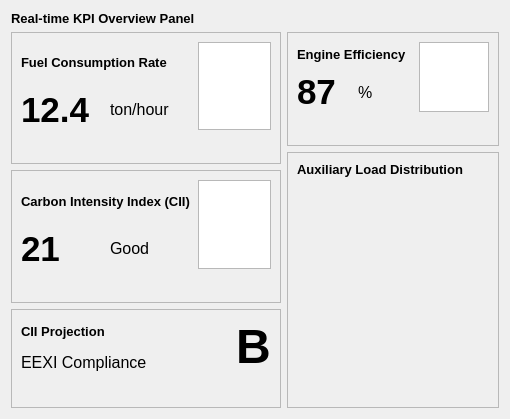
<?xml version="1.0" encoding="UTF-8"?>
<ui version="4.0">
 <class>KPIOverviewFrame</class>
 <widget class="QFrame" name="KPIOverviewFrame">
  <property name="geometry">
   <rect>
    <x>0</x>
    <y>0</y>
    <width>510</width>
    <height>419</height>
   </rect>
  </property>
  <property name="windowTitle">
   <string>Frame</string>
  </property>
  <layout class="QVBoxLayout" name="verticalLayout_5">
   <item>
    <widget class="QLabel" name="labelTitle">
     <property name="font">
      <font>
       <pointsize>10</pointsize>
       <bold>true</bold>
      </font>
     </property>
     <property name="text">
      <string>Real-time KPI Overview Panel</string>
     </property>
    </widget>
   </item>
   <item>
    <layout class="QHBoxLayout" name="horizontalLayout_2">
     <item>
      <layout class="QVBoxLayout" name="verticalLayout_2">
       <item>
        <widget class="QFrame" name="frame">
         <property name="frameShape">
          <enum>QFrame::Shape::StyledPanel</enum>
         </property>
         <property name="frameShadow">
          <enum>QFrame::Shadow::Raised</enum>
         </property>
         <layout class="QVBoxLayout" name="verticalLayout_11">
          <item>
           <layout class="QHBoxLayout" name="horizontalLayout_5" stretch="7,3">
            <item>
             <layout class="QVBoxLayout" name="verticalLayout">
              <item>
               <widget class="QLabel" name="label">
                <property name="font">
                 <font>
                  <pointsize>10</pointsize>
                  <bold>true</bold>
                 </font>
                </property>
                <property name="text">
                 <string>Fuel Consumption Rate</string>
                </property>
               </widget>
              </item>
              <item>
               <layout class="QHBoxLayout" name="horizontalLayout">
                <item>
                 <widget class="QLabel" name="fuelConsumption">
                  <property name="font">
                   <font>
                    <pointsize>26</pointsize>
                    <bold>true</bold>
                   </font>
                  </property>
                  <property name="text">
                   <string>12.4</string>
                  </property>
                 </widget>
                </item>
                <item>
                 <widget class="QLabel" name="label_3">
                  <property name="font">
                   <font>
                    <pointsize>12</pointsize>
                   </font>
                  </property>
                  <property name="text">
                   <string>ton/hour</string>
                  </property>
                 </widget>
                </item>
               </layout>
              </item>
             </layout>
            </item>
            <item>
             <widget class="QGraphicsView" name="graphicsViewFuel"/>
            </item>
           </layout>
          </item>
          <item>
           <layout class="QVBoxLayout" name="verticalLayout_10">
            <item>
             <widget class="QSlider" name="horizontalSlider">
              <property name="styleSheet">
               <string notr="true">
QSlider:horizontal {
    height: 18px;
    background: transparent;
}

QSlider::groove:horizontal {
    height: 18px;
    border-radius: 9px;
    border: none;
}

QSlider::sub-page:horizontal {
    background: qlineargradient(x1:0, y1:0, x2:1, y2:0,
                               stop:0 #4CAF50, stop:1 #45a049);
    border-radius: 9px;
    height: 18px;
    border: none;
}

QSlider::add-page:horizontal {
    border-radius: 9px;
    height: 18px;
    border: none;
}

QSlider::handle:horizontal {
    width: 0px;
    height: 0px;
    background: transparent;
    border: none;
    margin: 0px 0px;
}

QSlider:horizontal[value=&quot;0&quot;]::sub-page {
    background: transparent;
    border: none;
}

QSlider:horizontal[value=&quot;0&quot;]::add-page {
    border-radius: 9px;
    border: none;
}</string>
              </property>
              <property name="value">
               <number>99</number>
              </property>
              <property name="orientation">
               <enum>Qt::Orientation::Horizontal</enum>
              </property>
             </widget>
            </item>
           </layout>
          </item>
         </layout>
        </widget>
       </item>
       <item>
        <widget class="QFrame" name="frame_11">
         <property name="frameShape">
          <enum>QFrame::Shape::StyledPanel</enum>
         </property>
         <property name="frameShadow">
          <enum>QFrame::Shadow::Raised</enum>
         </property>
         <layout class="QVBoxLayout" name="verticalLayout_15">
          <item>
           <layout class="QVBoxLayout" name="verticalLayout_16">
            <item>
             <layout class="QHBoxLayout" name="horizontalLayout_10" stretch="7,3">
              <item>
               <layout class="QVBoxLayout" name="verticalLayout_17">
                <item>
                 <widget class="QLabel" name="label_22">
                  <property name="font">
                   <font>
                    <pointsize>10</pointsize>
                    <bold>true</bold>
                   </font>
                  </property>
                  <property name="text">
                   <string>Carbon Intensity Index (CII)</string>
                  </property>
                 </widget>
                </item>
                <item>
                 <layout class="QHBoxLayout" name="horizontalLayout_11">
                  <item>
                   <widget class="QLabel" name="cii">
                    <property name="font">
                     <font>
                      <pointsize>26</pointsize>
                      <bold>true</bold>
                     </font>
                    </property>
                    <property name="text">
                     <string>21</string>
                    </property>
                   </widget>
                  </item>
                  <item>
                   <widget class="QLabel" name="label_24">
                    <property name="font">
                     <font>
                      <pointsize>12</pointsize>
                     </font>
                    </property>
                    <property name="text">
                     <string>Good</string>
                    </property>
                   </widget>
                  </item>
                 </layout>
                </item>
               </layout>
              </item>
              <item>
               <widget class="QGraphicsView" name="graphicsViewCII"/>
              </item>
             </layout>
            </item>
            <item>
             <widget class="QSlider" name="horizontalSlider_7">
              <property name="styleSheet">
               <string notr="true">
QSlider:horizontal {
    height: 18px;
    background: transparent;
}

QSlider::groove:horizontal {
    height: 18px;
    border-radius: 9px;
    border: none;
}

QSlider::sub-page:horizontal {
    background: qlineargradient(x1:0, y1:0, x2:1, y2:0,
                               stop:0 #4CAF50, stop:1 #45a049);
    border-radius: 9px;
    height: 18px;
    border: none;
}

QSlider::add-page:horizontal {
    border-radius: 9px;
    height: 18px;
    border: none;
}

QSlider::handle:horizontal {
    width: 0px;
    height: 0px;
    background: transparent;
    border: none;
    margin: 0px 0px;
}

QSlider:horizontal[value=&quot;0&quot;]::sub-page {
    background: transparent;
    border: none;
}

QSlider:horizontal[value=&quot;0&quot;]::add-page {
    border-radius: 9px;
    border: none;
}</string>
              </property>
              <property name="value">
               <number>99</number>
              </property>
              <property name="orientation">
               <enum>Qt::Orientation::Horizontal</enum>
              </property>
             </widget>
            </item>
           </layout>
          </item>
         </layout>
        </widget>
       </item>
       <item>
        <widget class="QFrame" name="frame_12">
         <property name="frameShape">
          <enum>QFrame::Shape::StyledPanel</enum>
         </property>
         <property name="frameShadow">
          <enum>QFrame::Shadow::Raised</enum>
         </property>
         <layout class="QVBoxLayout" name="verticalLayout_18">
          <item>
           <layout class="QVBoxLayout" name="verticalLayout_19">
            <item>
             <layout class="QHBoxLayout" name="horizontalLayout_12" stretch="7,0">
              <item>
               <layout class="QVBoxLayout" name="verticalLayout_20">
                <item>
                 <widget class="QLabel" name="label_25">
                  <property name="font">
                   <font>
                    <pointsize>10</pointsize>
                    <bold>true</bold>
                   </font>
                  </property>
                  <property name="text">
                   <string>CII Projection</string>
                  </property>
                 </widget>
                </item>
                <item>
                 <layout class="QHBoxLayout" name="horizontalLayout_13">
                  <item>
                   <widget class="QLabel" name="label_27">
                    <property name="font">
                     <font>
                      <pointsize>12</pointsize>
                     </font>
                    </property>
                    <property name="text">
                     <string>EEXI Compliance</string>
                    </property>
                   </widget>
                  </item>
                 </layout>
                </item>
               </layout>
              </item>
              <item>
               <widget class="QLabel" name="ciiProjection">
                <property name="font">
                 <font>
                  <pointsize>36</pointsize>
                  <bold>true</bold>
                 </font>
                </property>
                <property name="text">
                 <string>B</string>
                </property>
               </widget>
              </item>
             </layout>
            </item>
            <item>
             <widget class="QSlider" name="horizontalSlider_8">
              <property name="styleSheet">
               <string notr="true">
QSlider:horizontal {
    height: 18px;
    background: transparent;
}

QSlider::groove:horizontal {
    height: 18px;
    border-radius: 9px;
    border: none;
}

QSlider::sub-page:horizontal {
    background: qlineargradient(x1:0, y1:0, x2:1, y2:0,
                               stop:0 #4CAF50, stop:1 #45a049);
    border-radius: 9px;
    height: 18px;
    border: none;
}

QSlider::add-page:horizontal {
    border-radius: 9px;
    height: 18px;
    border: none;
}

QSlider::handle:horizontal {
    width: 0px;
    height: 0px;
    background: transparent;
    border: none;
    margin: 0px 0px;
}

QSlider:horizontal[value=&quot;0&quot;]::sub-page {
    background: transparent;
    border: none;
}

QSlider:horizontal[value=&quot;0&quot;]::add-page {
    border-radius: 9px;
    border: none;
}</string>
              </property>
              <property name="value">
               <number>99</number>
              </property>
              <property name="orientation">
               <enum>Qt::Orientation::Horizontal</enum>
              </property>
             </widget>
            </item>
           </layout>
          </item>
         </layout>
        </widget>
       </item>
       <item>
        <spacer name="verticalSpacer">
         <property name="orientation">
          <enum>Qt::Orientation::Vertical</enum>
         </property>
         <property name="sizeHint" stdset="0">
          <size>
           <width>20</width>
           <height>40</height>
          </size>
         </property>
        </spacer>
       </item>
      </layout>
     </item>
     <item>
      <layout class="QVBoxLayout" name="verticalLayout_4" stretch="3,7">
       <item>
        <widget class="QFrame" name="frame_10">
         <property name="frameShape">
          <enum>QFrame::Shape::StyledPanel</enum>
         </property>
         <property name="frameShadow">
          <enum>QFrame::Shadow::Raised</enum>
         </property>
         <layout class="QVBoxLayout" name="verticalLayout_12">
          <item>
           <layout class="QVBoxLayout" name="verticalLayout_13">
            <item>
             <layout class="QHBoxLayout" name="horizontalLayout_7" stretch="7,3">
              <item>
               <layout class="QVBoxLayout" name="verticalLayout_14">
                <item>
                 <widget class="QLabel" name="label_19">
                  <property name="font">
                   <font>
                    <pointsize>10</pointsize>
                    <bold>true</bold>
                   </font>
                  </property>
                  <property name="text">
                   <string>Engine Efficiency</string>
                  </property>
                 </widget>
                </item>
                <item>
                 <layout class="QHBoxLayout" name="horizontalLayout_9">
                  <item>
                   <widget class="QLabel" name="engineEfficiencyPercentage">
                    <property name="font">
                     <font>
                      <pointsize>26</pointsize>
                      <bold>true</bold>
                     </font>
                    </property>
                    <property name="text">
                     <string>87</string>
                    </property>
                   </widget>
                  </item>
                  <item>
                   <widget class="QLabel" name="label_21">
                    <property name="font">
                     <font>
                      <pointsize>12</pointsize>
                     </font>
                    </property>
                    <property name="text">
                     <string>%</string>
                    </property>
                   </widget>
                  </item>
                 </layout>
                </item>
               </layout>
              </item>
              <item>
               <widget class="QGraphicsView" name="graphicsViewEngine"/>
              </item>
             </layout>
            </item>
            <item>
             <widget class="QSlider" name="horizontalSlider_6">
              <property name="styleSheet">
               <string notr="true">
QSlider:horizontal {
    height: 18px;
    background: transparent;
}

QSlider::groove:horizontal {
    height: 18px;
    border-radius: 9px;
    border: none;
}

QSlider::sub-page:horizontal {
    background: qlineargradient(x1:0, y1:0, x2:1, y2:0,
                               stop:0 #4CAF50, stop:1 #45a049);
    border-radius: 9px;
    height: 18px;
    border: none;
}

QSlider::add-page:horizontal {
    border-radius: 9px;
    height: 18px;
    border: none;
}

QSlider::handle:horizontal {
    width: 0px;
    height: 0px;
    background: transparent;
    border: none;
    margin: 0px 0px;
}

QSlider:horizontal[value=&quot;0&quot;]::sub-page {
    background: transparent;
    border: none;
}

QSlider:horizontal[value=&quot;0&quot;]::add-page {
    border-radius: 9px;
    border: none;
}</string>
              </property>
              <property name="value">
               <number>99</number>
              </property>
              <property name="orientation">
               <enum>Qt::Orientation::Horizontal</enum>
              </property>
             </widget>
            </item>
           </layout>
          </item>
         </layout>
        </widget>
       </item>
       <item>
        <widget class="QFrame" name="frame_3">
         <property name="frameShape">
          <enum>QFrame::Shape::StyledPanel</enum>
         </property>
         <property name="frameShadow">
          <enum>QFrame::Shadow::Raised</enum>
         </property>
         <layout class="QVBoxLayout" name="verticalLayout_3" stretch="0,12">
          <item>
           <widget class="QLabel" name="label_7">
            <property name="font">
             <font>
              <pointsize>10</pointsize>
              <bold>true</bold>
             </font>
            </property>
            <property name="text">
             <string>Auxiliary Load Distribution</string>
            </property>
           </widget>
          </item>
          <item>
           <widget class="QWidget" name="widget_2" native="true"/>
          </item>
         </layout>
        </widget>
       </item>
      </layout>
     </item>
    </layout>
   </item>
  </layout>
 </widget>
 <resources/>
 <connections/>
</ui>
